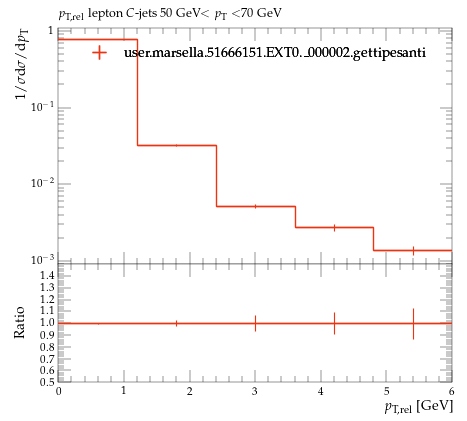

Here is the Python script that generated this plot:
#! /usr/bin/env python

# This Python script was auto-generated using YODA v2.0.2.
# Analysis object: /MC_HFDECAYS/avg_C_jet_l_pTrel_50_70
# Timestamp: 24-07-2026 (16:40:05)

import matplotlib as mpl
import matplotlib.pyplot as plt
mpl.use('Agg') # comment out for interactive use
import os
import numpy as np

plotDir = os.path.split(os.path.realpath(__file__))[0]
if 'YODA_USER_PLOT_PATH' in globals():
    plot_outdir = globals()['YODA_USER_PLOT_PATH']
else:
    plot_outdir = plotDir

#plot style
plt.style.use(os.path.join(plotDir, '../default.mplstyle'))
# plot metadata
figW, figH = plt.rcParams['figure.figsize']
ax_xLabel = r'$p_\mathrm{T,rel}$ [GeV]'
ax_yLabel = r'$1/\sigma \mathrm{d}\sigma/\mathrm{d}p_\mathrm{T}$'
ax_title  = r'$p_\mathrm{T,rel}$ lepton $C$-jets 50 GeV$<p_\mathrm{T}<$70 GeV'
ax_xScale = 'linear'
ax_yScale = 'log'
xLims = (0.0, 6.0)
yLims = (0.0009000000000000001, 1.1)

# TeX-friendly labels for the legend
labels = {
    'legend' : ([ r"user.marsella.51666151.EXT0.\_000002.gettipesanti" ], r""),
}

# Adjust canvas width and height
canvasW = 10.0
canvasH = 9.0
figW *= canvasW/10.
figH *= canvasH/9.

# Create figure and axis objects
fig, (ax, ratio0_ax) = plt.subplots(2, 1, sharex=True,
                  figsize=(figW,figH), gridspec_kw={'height_ratios': (6.0, 3.0)})

# Set figure margins
plt.subplots_adjust(
    left   = 1.0 * plt.rcParams['figure.subplot.left'],
    right  = 1.0 * plt.rcParams['figure.subplot.right'],
    top    = 1.0 * plt.rcParams['figure.subplot.top'],
    bottom = 1.0 * plt.rcParams['figure.subplot.bottom'])

ratio0_ax.yaxis.set_major_locator(mpl.ticker.MultipleLocator(0.1))
ratio0_ax.set_ylim(0.5, 1.4999)
ratio0_ax.set_ylabel('Ratio')

# the numerical data is stored in a separate file
dataf = dict()
prefix = os.path.split(__file__)[0]
if prefix:    prefix = prefix + '/'
exec(open(prefix+'avg_C_jet_l_pTrel_50_70__data.py').read(), dataf)


legend_handles = dict() # keep track of handles for the legend

# style options for curves
# starts at zorder>=5 to draw curve on top of legend
styles = {
  'user.marsella.51666151.EXT0._000002.gettipesanti.yoda.gz': {
    'color' : '#EE3311',
    'linestyle' : '-',
    'linewidth' : 1,
    'marker' : 'none',
    'markersize' : 2,
    'capsize' : 0.0,
    'zorder' : 5,
    'histstyle' : 1,
    'drawstyle' : 'steps-pre',
    'xerrorbars' : 1,
    'yerrorbars' : 1,
    'fillcolor' : None,
    'fillopacity' : 1.0,
    'ratio0_linestyle' : '-',
    'ratio0_linewidth' : 1,
    'ratio0_marker' : 'none',
    'ratio0_markersize' : 2,
    'ratio0_capsize' : 0.0,
    'ratio0_zorder' : 5,
    'ratio0_histstyle' : 1,
    'ratio0_drawstyle' : 'steps-pre',
    'ratio0_xerrorbars' : 1,
    'ratio0_yerrorbars' : 1,
  },
}

# curve from input yoda files in main panel
for label, yvals in dataf['yvals'].items():
    if all(np.isnan(v) for v in dataf['yvals'][label]):
        continue
    tmp = None
    if styles[label]['histstyle']: # draw as histogram
        xpos = dataf['xedges'][label] if styles[label]['drawstyle'] else dataf['xpoints'][label]
        ypos = np.insert(yvals, 0, yvals[0]) if styles[label]['drawstyle'] else yvals
        if styles[label]['fillcolor']: # fill area below curve
            ax.fill_between(xpos, ypos, step='pre',
                            color=styles[label]['fillcolor'],
                            alpha=styles[label]['fillopacity'])
        tmp, = ax.plot(xpos, ypos,
                       color=styles[label]['color'],
                       linestyle=styles[label]['linestyle'],
                       linewidth=styles[label]['linewidth'],
                       drawstyle=styles[label]['drawstyle'], solid_joinstyle='miter',
                       zorder=styles[label]['zorder'], label=label)
    tmp = ax.errorbar(dataf['xpoints'][label], yvals,
                      xerr=np.array(dataf['xerrs'][label])*styles[label]['xerrorbars'],
                      yerr=np.array(dataf['yerrs'][label])*styles[label]['yerrorbars'],
                      fmt=styles[label]['marker'], capsize=styles[label]['capsize'],
                      markersize=styles[label]['markersize'],
                      ecolor=styles[label]['color'],
                      color=styles[label]['color'], zorder=styles[label]['zorder'])
    tmp[-1][0].set_linestyle(styles[label]['linestyle'])
    tmp[-1][0].set_linewidth(styles[label]['linewidth'])
    if label in dataf['add_legend_handle']:  legend_handles[label] = tmp
    for varLabel in dataf['variation_yvals'].keys():
        if varLabel.startswith(label):
            tmp, = ax.plot(dataf['xedges'][label], dataf['variation_yvals'][varLabel],
                           color=styles[label]['color'],
                           linestyle=styles[label]['linestyle'],
                           linewidth=styles[label]['linewidth'],
                           drawstyle='steps-pre', solid_joinstyle='miter',
                           zorder=styles[label]['zorder'], alpha=0.5)


# plots on ratio panel
# curve from input yoda files in ratio panel
for label, yvals in dataf['ratio0_yvals'].items():
    if all(np.isnan(v) for v in yvals):
        continue
    if styles[label]['ratio0_histstyle']: # plot as histogram
        xpos = dataf['xedges']['user.marsella.51666151.EXT0._000002.gettipesanti.yoda.gz'] if styles[label]['ratio0_drawstyle'] else dataf['xpoints']['user.marsella.51666151.EXT0._000002.gettipesanti.yoda.gz']
        ypos = np.insert(yvals, 0, yvals[0]) if styles[label]['ratio0_drawstyle'] else yvals
        ratio0_ax.plot(xpos, ypos,
                       color=styles[label]['color'],
                       linewidth=styles[label]['linewidth'],
                       linestyle=styles[label]['ratio0_linestyle'],
                       drawstyle=styles[label]['ratio0_drawstyle'], zorder=styles[label]['zorder'],
                       solid_joinstyle='miter')
    tmp = ratio0_ax.errorbar(dataf['xpoints']['user.marsella.51666151.EXT0._000002.gettipesanti.yoda.gz'], yvals,
                             xerr=np.array(dataf['ref_xerrs'])*styles[label]['ratio0_xerrorbars'],
                             yerr=np.array(dataf['ratio0_yerrs'][label])*styles[label]['ratio0_yerrorbars'],
                             fmt=styles[label]['ratio0_marker'], capsize=styles[label]['ratio0_capsize'],
                             markersize=styles[label]['ratio0_markersize'],
                             ecolor=styles[label]['color'],
                             color=styles[label]['color'])
    tmp[-1][0].set_linestyle(styles[label]['ratio0_linestyle'])
    tmp[-1][0].set_linewidth(styles[label]['ratio0_linewidth'])

    for varlabel in dataf['ratio0_variation_vals'].keys():
        if varlabel.startswith(label):
            ratio0_ax.plot(dataf['xedges']['user.marsella.51666151.EXT0._000002.gettipesanti.yoda.gz'],
                            dataf['ratio0_variation_vals'][varlabel],
                            color=styles[label]['color'],
                            linestyle=styles[label]['linestyle'],
                            linewidth=styles[label]['linewidth'],
                            drawstyle='steps-pre', solid_joinstyle='miter',
                            zorder=1, alpha=0.5)

legend_items = list(legend_handles.values())
ax.add_artist(ax.legend(legend_items,
                        labels['legend'][0],
                        title=labels['legend'][1],
                        alignment='left',
                        loc='upper center',
                        bbox_to_anchor=(0.5, 0.97)))

# set plot metadata as defined above
ratio0_ax.set_xlabel(ax_xLabel)
ratio0_ax.xaxis.set_label_coords(1., -0.15)
ax.set_ylabel(ax_yLabel, ha='right', va='top')
ax.yaxis.set_label_coords(-0.11, 1.0)
ax.set_title(ax_title, loc='left')
ax.set_xscale(ax_xScale)
ax.set_yscale(ax_yScale)
ax.set_xlim(xLims)
ax.set_ylim(yLims)

# tick formatting
plt.rcParams['xtick.top'] = True
plt.rcParams['ytick.right'] = True
ax.yaxis.set_major_locator(mpl.ticker.LogLocator(base=10.0, numticks=np.inf))
ax.yaxis.set_minor_locator(mpl.ticker.LogLocator(
                           base=10.0, subs=np.arange(0.1, 1, 0.1), numticks=np.inf))
fig.align_ylabels((ax, ratio0_ax))
plt.savefig(os.path.join(plot_outdir, 'avg_C_jet_l_pTrel_50_70.pdf'), format='PDF')
plt.savefig(os.path.join(plot_outdir, 'avg_C_jet_l_pTrel_50_70.png'), format='PNG')

plt.close(fig)
